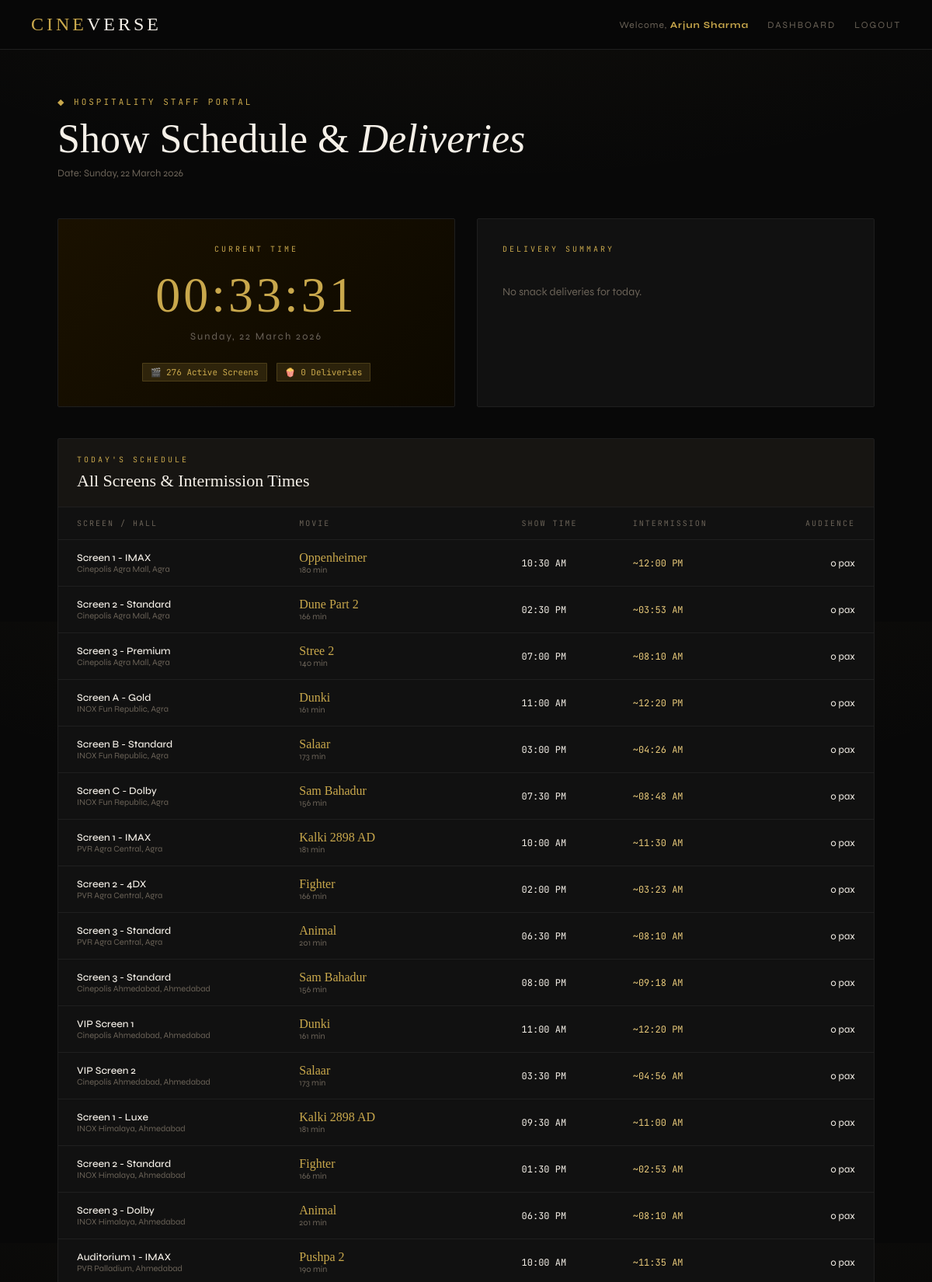
The page /hospitality (signed in, upper part) on the database its author committed.
### tables this page shows
CREATE TABLE screens (
    id           INTEGER PRIMARY KEY AUTOINCREMENT,
    hall_id      INTEGER NOT NULL,
    name         TEXT    NOT NULL,
    movie_id     INTEGER,
    show_time    TEXT,
    total_seats  INTEGER DEFAULT 100,
    ticket_price REAL    DEFAULT 250.0,
    FOREIGN KEY (hall_id)  REFERENCES halls(id),
    FOREIGN KEY (movie_id) REFERENCES movies(id)
);

### app.py (the view)
@app.route('/hospitality')
def hospitality():
    if 'user_id' not in session:
        return redirect(url_for('login'))
    db  = get_db()
    now = datetime.now()
    screens = db.execute('''
        SELECT s.id, s.name AS screen_name, h.name AS hall, h.city,
               m.title AS movie, m.duration_mins, s.show_time,
               COALESCE(SUM(b.seats_booked), 0) AS audience
        FROM   screens s
        JOIN   movies  m ON s.movie_id  = m.id
        JOIN   halls   h ON s.hall_id   = h.id
        LEFT JOIN bookings b ON b.screen_id = s.id
                             AND b.booking_date = ?
                             AND b.status = 'confirmed'
        GROUP  BY s.id
        ORDER  BY h.city, h.name, s.name
    ''', (now.strftime('%Y-%m-%d'),)).fetchall()
    snack_deliveries = db.execute('''
        SELECT b.id AS booking_id, u.name AS customer, b.seats_booked,
               s.name AS screen, h.name AS hall,
               sm.name AS snack, sm.category, so.quantity, b.booking_date
        FROM   snack_orders so
        JOIN   bookings    b  ON so.booking_id = b.id
        JOIN   users       u  ON b.user_id     = u.id
        JOIN   screens     s  ON b.screen_id   = s.id
        JOIN   halls       h  ON s.hall_id     = h.id
        JOIN   snack_menu  sm ON so.snack_id   = sm.id
        WHERE  b.booking_date = ? AND b.status = 'confirmed'
        ORDER  BY h.name, s.name
    ''', (now.strftime('%Y-%m-%d'),)).fetchall()
    db.close()
    return render_template(
        'hospitality.html',
        screens=screens,
        deliveries=snack_deliveries,
        now=now
    )

### app.py (called while the page is built)
def get_db():
    conn = sqlite3.connect(DB_PATH)
    conn.row_factory = sqlite3.Row
    return conn

### templates/hospitality.html (shortened to what this page needs)
{% extends "base.html" %}
{% block content %}
<div class="container">
    <div class="page-header">
        <div class="eyebrow">&#9670; Hospitality Staff Portal</div>
        <h1>Show Schedule & <em style="font-style:italic;">Deliveries</em></h1>
        <p style="color:var(--muted); font-size:13px; margin-top:8px;">Date: {{ now.strftime('%A, %d %B %Y') }}</p>
    </div>
    <div class="hosp-grid">
        <div class="clock-card">
            <div style="font-size:10px; letter-spacing:3px; color:var(--gold); margin-bottom:16px; font-family:'JetBrains Mono',monospace;">CURRENT TIME</div>
            <div class="live-clock" id="liveClock">{{ now.strftime('%H:%M:%S') }}</div>
            <div class="live-date">{{ now.strftime('%A, %d %B %Y') }}</div>
            <div style="margin-top:20px; display:flex; gap:12px; justify-content:center; flex-wrap:wrap;">
                <div class="stat-mini">🎬 {{ screens|length }} Active Screens</div>
                <div class="stat-mini">🍿 {{ deliveries|length }} Deliveries</div>
            </div>
        </div>
        <div class="card">
            <div style="font-size:10px; letter-spacing:3px; color:var(--gold); margin-bottom:20px; font-family:'JetBrains Mono',monospace;">DELIVERY SUMMARY</div>
            {% if deliveries %}
            <div style="font-family:'Cormorant Garamond',serif; font-size:52px; color:var(--gold); line-height:1;">{{ deliveries|length }}</div>
            <div style="font-size:11px; letter-spacing:2px; text-transform:uppercase; color:var(--muted); margin-bottom:24px;">Total Orders to Deliver</div>
            <div style="display:flex; flex-direction:column; gap:10px;">
                {% set seen = [] %}
                {% for d in deliveries %}
                {% if d['screen'] not in seen %}
                {% set _ = seen.append(d['screen']) %}
                <div style="display:flex; justify-content:space-between; padding:10px 0; border-bottom:1px solid var(--border); font-size:13px;">
                    <span style="color:var(--muted);">{{ d['hall'] }} — {{ d['screen'] }}</span>
                    <span style="color:var(--white);">{{ deliveries|selectattr('screen','equalto',d['screen'])|list|length }} order(s)</span>
                </div>
                {% endif %}
                {% endfor %}
            </div>
            {% else %}
            <div style="color:var(--muted); font-size:14px; padding:20px 0;">No snack deliveries for today.</div>
            {% endif %}
        </div>
    </div>
    <div class="screen-schedule">
        <div class="schedule-header">
            <div style="font-size:10px; letter-spacing:3px; color:var(--gold); margin-bottom:8px; font-family:'JetBrains Mono',monospace;">TODAY'S SCHEDULE</div>
            <div class="schedule-title">All Screens & Intermission Times</div>
        </div>
        <div class="schedule-row">
            <span class="schedule-head">Screen / Hall</span>
            <span class="schedule-head">Movie</span>
            <span class="schedule-head">Show Time</span>
            <span class="schedule-head">Intermission</span>
            <span class="schedule-head" style="text-align:right;">Audience</span>
        </div>
        {% if screens %}
        {% for s in screens %}
        {% set show_hour = s['show_time'].split(':')[0]|int %}
        {% set show_min  = s['show_time'].split(':')[1].split(' ')[0]|int %}
        {% set half_dur  = (s['duration_mins'] // 2) if s['duration_mins'] else 90 %}
        {% set raw_min   = show_min + half_dur %}
        {% set inter_hour = show_hour + (raw_min // 60) %}
        {% set inter_min  = raw_min % 60 %}
        <div class="schedule-row">
            <div>
                <div class="sch-screen">{{ s['screen_name'] }}</div>
                <div class="sch-hall">{{ s['hall'] }}, {{ s['city'] }}</div>
            </div>
            <div>
                <div class="sch-movie">{{ s['movie'] }}</div>
                <div style="font-size:11px; color:var(--muted);">{{ s['duration_mins'] or '—' }} min</div>
            </div>
            <div class="sch-time">{{ s['show_time'] }}</div>
            <div class="sch-intermission">
                ~{{ '%02d'|format(inter_hour % 12 or 12) }}:{{ '%02d'|format(inter_min) }} {{ 'PM' if inter_hour >= 12 else 'AM' }}
            </div>
            <div style="text-align:right; font-size:13px; color:var(--white);">{{ s['audience'] }} pax</div>
        </div>
        {% endfor %}
        {% else %}
        <div style="padding:40px; text-align:center; color:var(--muted);">No shows scheduled for today.</div>
        {% endif %}
    </div>
</div>
{% endblock %}

### templates/base.html (style rules this page uses)
:root { --black: #080808; --deep: #0d0d0d; --card: #111111; --border: #1f1f1f; --gold: #c9a84c; --gold-light: #e8c97a; --gold-dim: rgba(201,168,76,0.15); --red: #c0392b; --text: #e8e0d0; --muted: #6b6358; --white: #f5f0e8; }
* { box-sizing: border-box; margin: 0; padding: 0; }
body { background: var(--black); color: var(--text); font-family: 'Syne', sans-serif; min-height: 100vh; background-image: radial-gradient(ellipse 80% 50% at 50% -20%, rgba(201,168,76,0.05) 0%, transparent 100%); }
.container { max-width: 1100px; margin: 0 auto; padding: 60px 24px; }
.page-header { margin-bottom: 50px; }
.page-header .eyebrow { font-family: 'JetBrains Mono', monospace; font-size: 11px; letter-spacing: 3px; color: var(--gold); text-transform: uppercase; margin-bottom: 12px; }
.page-header h1 { font-family: 'Cormorant Garamond', serif; font-size: 52px; font-weight: 300; line-height: 1.1; color: var(--white); }
.card { background: var(--card); border: 1px solid var(--border); border-radius: 2px; padding: 32px; }
.eyebrow { font-family: 'JetBrains Mono', monospace; font-size: 11px; letter-spacing: 3px; color: var(--gold); text-transform: uppercase; margin-bottom: 12px; }

### templates/hospitality.html (style rules this page uses)
.hosp-grid { display: grid; grid-template-columns: 1fr 1fr; gap: 28px; margin-bottom: 40px; }
.clock-card { background: linear-gradient(135deg, #1a1100, #0d0900); border: 1px solid var(--border); border-radius: 2px; padding: 32px; text-align: center; }
.live-clock { font-family: 'Cormorant Garamond', serif; font-size: 64px; color: var(--gold); font-weight: 300; letter-spacing: 4px; }
.live-date { font-size: 13px; color: var(--muted); margin-top: 8px; letter-spacing: 2px; }
.stat-mini { display: inline-flex; gap: 4px; align-items: center; padding: 4px 10px; background: var(--gold-dim); border: 1px solid rgba(201,168,76,0.2); border-radius: 1px; font-size: 11px; color: var(--gold); font-family: 'JetBrains Mono', monospace; margin-top: 6px; }
.screen-schedule { background: var(--card); border: 1px solid var(--border); border-radius: 2px; overflow: hidden; margin-bottom: 40px; }
.schedule-header { padding: 20px 24px; border-bottom: 1px solid var(--border); background: rgba(201,168,76,0.03); }
.schedule-title { font-family: 'Cormorant Garamond', serif; font-size: 22px; color: var(--white); }
.schedule-row { display: grid; grid-template-columns: 2fr 2fr 1fr 1fr 1fr; padding: 14px 24px; border-bottom: 1px solid var(--border); align-items: center; transition: background 0.2s; }
.schedule-head { font-size: 10px; letter-spacing: 2px; text-transform: uppercase; color: var(--muted); font-family: 'JetBrains Mono', monospace; }
.sch-screen { font-size: 13px; color: var(--white); font-weight: 500; }
.sch-movie { font-family: 'Cormorant Garamond', serif; font-size: 16px; color: var(--gold); }
.sch-hall { font-size: 11px; color: var(--muted); }
.sch-time { font-family: 'JetBrains Mono', monospace; font-size: 12px; color: var(--white); }
.sch-intermission { font-family: 'JetBrains Mono', monospace; font-size: 12px; color: var(--gold-light); }

### rows shown on the page
screens: screen_name "Screen 1 - IMAX", hall "Cinepolis Agra Mall", city "Agra", movie "Oppenheimer", s "180", show_time "10:30 AM", inter_hour "12", inter_min "00", value "PM", audience "0"
screens: screen_name "Screen 2 - Standard", hall "Cinepolis Agra Mall", city "Agra", movie "Dune Part 2", s "166", show_time "02:30 PM", inter_hour "03", inter_min "53", value "AM", audience "0"
screens: screen_name "Screen 3 - Premium", hall "Cinepolis Agra Mall", city "Agra", movie "Stree 2", s "140", show_time "07:00 PM", inter_hour "08", inter_min "10", value "AM", audience "0"
screens: screen_name "Screen A - Gold", hall "INOX Fun Republic", city "Agra", movie "Dunki", s "161", show_time "11:00 AM", inter_hour "12", inter_min "20", value "PM", audience "0"
screens: screen_name "Screen B - Standard", hall "INOX Fun Republic", city "Agra", movie "Salaar", s "173", show_time "03:00 PM", inter_hour "04", inter_min "26", value "AM", audience "0"
screens: screen_name "Screen C - Dolby", hall "INOX Fun Republic", city "Agra", movie "Sam Bahadur", s "156", show_time "07:30 PM", inter_hour "08", inter_min "48", value "AM", audience "0"
screens: screen_name "Screen 1 - IMAX", hall "PVR Agra Central", city "Agra", movie "Kalki 2898 AD", s "181", show_time "10:00 AM", inter_hour "11", inter_min "30", value "AM", audience "0"
screens: screen_name "Screen 2 - 4DX", hall "PVR Agra Central", city "Agra", movie "Fighter", s "166", show_time "02:00 PM", inter_hour "03", inter_min "23", value "AM", audience "0"
screens: screen_name "Screen 3 - Standard", hall "PVR Agra Central", city "Agra", movie "Animal", s "201", show_time "06:30 PM", inter_hour "08", inter_min "10", value "AM", audience "0"
screens: screen_name "Screen 3 - Standard", hall "Cinepolis Ahmedabad", city "Ahmedabad", movie "Sam Bahadur", s "156", show_time "08:00 PM", inter_hour "09", id "18", value "AM", audience "0"
screens: screen_name "VIP Screen 1", hall "Cinepolis Ahmedabad", city "Ahmedabad", movie "Dunki", s "161", show_time "11:00 AM", inter_hour "12", inter_min "20", value "PM", audience "0"
screens: screen_name "VIP Screen 2", hall "Cinepolis Ahmedabad", city "Ahmedabad", movie "Salaar", s "173", show_time "03:30 PM", inter_hour "04", inter_min "56", value "AM", audience "0"
screens: screen_name "Screen 1 - Luxe", hall "INOX Himalaya", city "Ahmedabad", movie "Kalki 2898 AD", s "181", show_time "09:30 AM", inter_hour "11", inter_min "00", value "AM", audience "0"
screens: screen_name "Screen 2 - Standard", hall "INOX Himalaya", city "Ahmedabad", movie "Fighter", s "166", show_time "01:30 PM", inter_hour "02", inter_min "53", value "AM", audience "0"
screens: screen_name "Screen 3 - Dolby", hall "INOX Himalaya", city "Ahmedabad", movie "Animal", s "201", show_time "06:30 PM", inter_hour "08", inter_min "10", value "AM", audience "0"
screens: screen_name "Auditorium 1 - IMAX", hall "PVR Palladium", city "Ahmedabad", movie "Pushpa 2", s "190", show_time "10:00 AM", inter_hour "11", inter_min "35", value "AM", audience "0"

### other values the page prints
{{ session.user_name }} "Arjun Sharma"
{{ now.strftime('%A, %d %B %Y') }} "Sunday, 22 March 2026"
{{ screens|length }} "276"
{{ deliveries|length }} "0"
